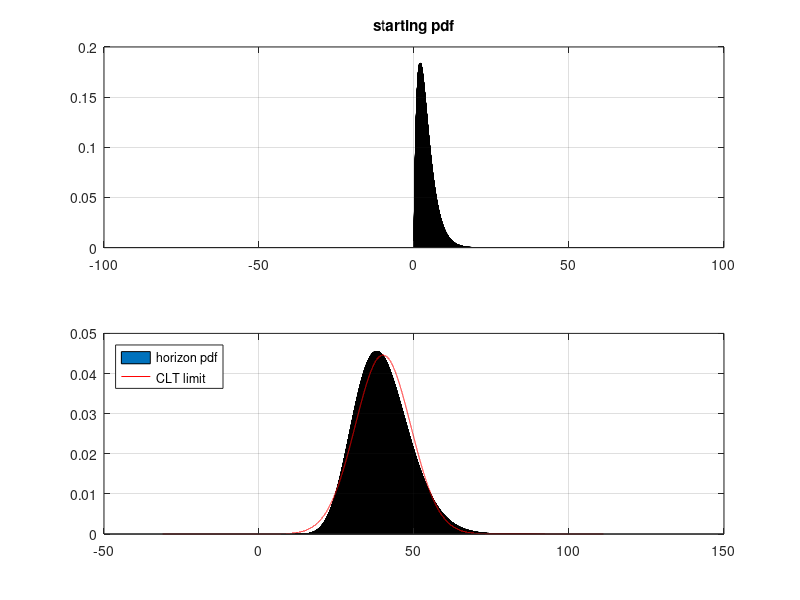
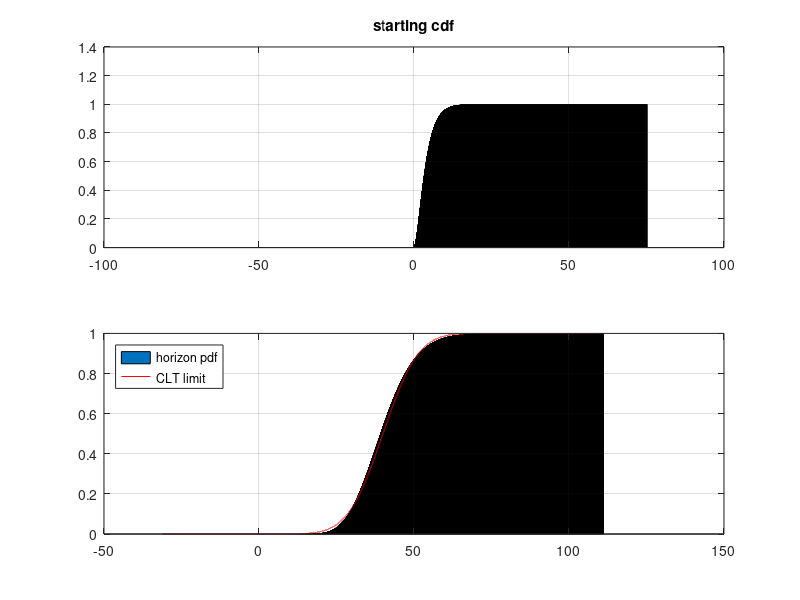

Source code (MATLAB) for these figures, in order:
% this script performs the horizon projection of a gamma-distributed invariant
% see "Risk and Asset Allocation"-Springer (2005), by A. Meucci
% a detailed proof of the steps below can be found 
% at www.symmys.com > Book > Dowloads > Technical Appendices > Ch 3.7 "Numerical Market Projection"

clc; close all; clear;

%%%%%%%%%%%%%%%%%%%%%%%%%%%%%%%%%%%%%%%%%%%%%%%%%%%%%%%%%%%%%%%%%%%%%%%%%%%%%%%%%%%%%%%%%%%%%%%%%%%%%%%%%%%%%%%
% parameters
csi=0;
nu=4;
sig=1;

% horizon
T=10;

% coarseness level
N=2^16;

%%%%%%%%%%%%%%%%%%%%%%%%%%%%%%%%%%%%%%%%%%%%%%%%%%%%%%%%%%%%%%%%%%%%%%%%%%%%%%%%%%%%%%%%%%%%%%%%%%%%%%%%%%%%%%%
% set up grid
a=-norminv(10^(-15),0,sqrt(T));
h=2*a/N;
Xi=[-a+h : h : a]';

%%%%%%%%%%%%%%%%%%%%%%%%%%%%%%%%%%%%%%%%%%%%%%%%%%%%%%%%%%%%%%%%%%%%%%%%%%%%%%%%%%%%%%%%%%%%%%%%%%%%%%%%%%%%%%%%
m=csi+nu*sig*sig;
s=sqrt(2*nu)*sig*sig;
M=(csi-m)/s;

% discretized initial pdf (standardized)
aa=nu/2;  % conversion to matlab notation for inputs
bb=2*sig*sig/s;

f = 1/h*(gamcdf(Xi+h/2-M,aa,bb)-gamcdf(Xi-h/2-M,aa,bb));
f(N) = 1/h*(gamcdf(-a+h/2-M,aa,bb)-gamcdf(-a-M,aa,bb) +...
    gamcdf(a-M,aa,bb)-gamcdf(a-h/2-M,aa,bb));

% discretized characteristic function
Phi=fft(f);                     

% projection of discretized characteristic function
r=[0:(N-1)]';
Signs=(-1).^(r*(T-1));   
Phi_T=h^(T-1)*Signs.*(Phi.^T);

% horizon discretized pdf (standardized)
f_T=ifft(Phi_T);

%%%%%%%%%%%%%%%%%%%%%%%%%%%%%%%%%%%%%%%%%%%%%%%%%%%%%%%%%%%%%%%%%%%%%%%%%%%%%%%%%%%%%%%%%%%%%%%%%%%%%%%%%%%%
% non-standardized initial pdf 
X_Start=m+s*Xi;
f_Start=f/s;
F_Start=h*cumsum(f_Start*s);

% non-standardized horizon pdf and cdf
x_Hor=m*T+s*Xi;
f_Hor=f_T/s;
F_Hor=h*cumsum(f_Hor*s);

%%%%%%%%%%%%%%%%%%%%%%%%%%%%%%%%%%%%%%%%%%%%%%%%%%%%%%%%%%%%%%%%%%%%%%%%%%%%%%%%%%%%%%%%%%%%%%%%%%%%%%%%%%%%
% plots
%%%%%%%%%%%%%%%%%%%%%%%%%%%%%%%%%%%%%%%%%%%%%%%%%%%%%%%%%%%%%%%%%%%%%%%%%%%%%%%%%%%%%%%%%%%%%%%%%%%%%%%%%%%%
figure

subplot(2,1,1)
u=bar(X_Start,f_Start);
grid on
title('starting pdf')

subplot(2,1,2)
u=bar(x_Hor,f_Hor);
hold on
y=normpdf(x_Hor,m*T,s*sqrt(T));
u=plot(x_Hor,y,'r');
grid on 
legend('horizon pdf','CLT limit','location','northwest')

figure

subplot(2,1,1)
u=bar(X_Start,F_Start);
grid on
title('starting cdf')

subplot(2,1,2)
u=bar(x_Hor,F_Hor);
hold on
y=normcdf(x_Hor,m*T,s*sqrt(T));
u=plot(x_Hor,y,'r');
grid on 
legend('horizon pdf','CLT limit','location','northwest')